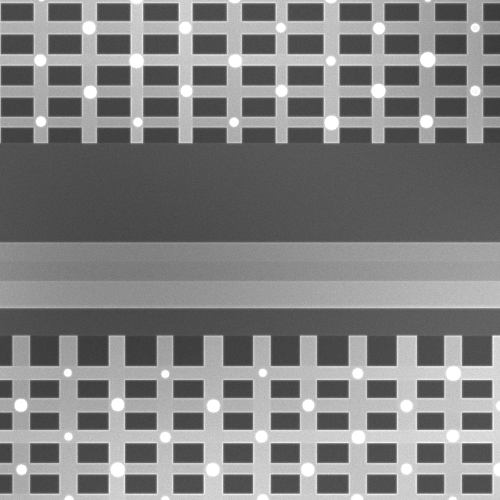
#> input picture dataset_sample/pair000_reference.png, 1000 x 1000 px (shown at 1/2 size)
$ python localize.py --reference dataset_sample/pair000_reference.png --search dataset_sample/pair001_reference.png
#> lines starting #> are read from the running program, lines starting #| are printed output that depends on the picture
#!/usr/bin/env python3
"""
Drift-Sense Localization Inference Script
=========================================
Finds where the (100x magnification) Reference pattern appears inside the
(10x magnification) Search image and prints the center (x, y) in search-image
pixel coordinates.

Usage
-----
    python localize.py --reference path/to/reference.png --search path/to/search.png
    python localize.py --reference ref.png --search search.png --with-confidence

Output: a single line "x y" on stdout (predicted center, sub-pixel floats).
With --with-confidence, a third number is appended: "x y confidence" -- the
winning site's normalized cross-correlation score, repeatable for a given
input pair. The default two-number output is unchanged unless this flag is
given.

Method (classical, no training required)
----------------------------------------
1. DENOISE      Both captures carry independent sensor noise; a mild Gaussian
                blur suppresses it while preserving the layout structure.
2. COARSE GRID  The nominal magnification ratio is 10x but the true scale and
                rotation are slightly off (stage/optics error). We grid-search
                template size (scale) and rotation, scoring each with
                normalized cross-correlation (NCC, TM_CCOEFF_NORMED).
3. FINE GRID    Refine scale/rotation around the coarse optimum.
4. PERIODICITY  In a periodic array many peaks are near-identical. We extract
   HANDLING     all peaks within a margin of the best score (non-max
                suppression) and, per the challenge rule, choose the candidate
                CLOSEST TO THE CENTER of the search image.
5. SUB-PIXEL    Quadratic (parabolic) fit on the NCC surface around the chosen
                peak gives sub-pixel localization.
"""

import argparse
import sys
import time

import cv2
import numpy as np

NOMINAL_SCALE_RATIO = 10.0     # SEM: reference is 100x, search is 10x
OPTICAL_SCALE_RATIO = 3.0      # optical: a diffraction-limited objective cannot
                               # deliver a 1 um reference field, so the optical
                               # reference/search pair is ~3x, not 10x
SEARCH_BLUR = 1.5              # denoising sigmas (in pixels)
TEMPLATE_BLUR = 1.0
PEAK_MARGIN = 0.001            # combined-score margin for true ambiguity
CANDIDATE_MARGIN = 0.025       # lattice-NCC margin for stage-2 candidates
PITCH_SIGMA = 8.0              # low-pass sigma > array pitch (px)
FP_CONFIDENT = 0.70            # min fp correlation to trust an override
FP_GAP = 0.03                  # min fp advantage over the lattice winner
FP_MAX_DEFICIT = 0.02          # max lattice deficit an override may have
NMS_RADIUS = 12                # px, suppress duplicate detections of one site


def load_image(path):
    """
    Load a capture as float32.

    SEM captures are single-channel electron images; optical-microscope captures
    are 3-channel RGB. Both are returned as-is rather than flattening colour to
    grey, because on an optical image the across-die film-thickness variation
    shows up largely as a HUE shift -- converting to luminance throws away the
    most discriminative part of the fingerprint. Every stage below
    (matchTemplate, Gaussian blur, affine warp, the fingerprint correlation)
    operates on 1- and 3-channel arrays alike, so the pipeline itself is
    modality-agnostic; OpenCV's normalised cross-correlation simply sums over
    channels.
    """
#> called with path = 'dataset_sample/pair000_reference.png'
    img = cv2.imread(path, cv2.IMREAD_UNCHANGED)
#> img is the input picture: shape (1000, 1000); min 48, max 255, mean 128.9
    if img is None:
        sys.exit(f"ERROR: cannot read image '{path}'")
    if img.ndim == 3 and img.shape[2] == 4:            # drop an alpha channel
        img = img[..., :3]
    return img.astype(np.float32)
#> call 2 of load_image, with path = 'dataset_sample/pair001_reference.png'
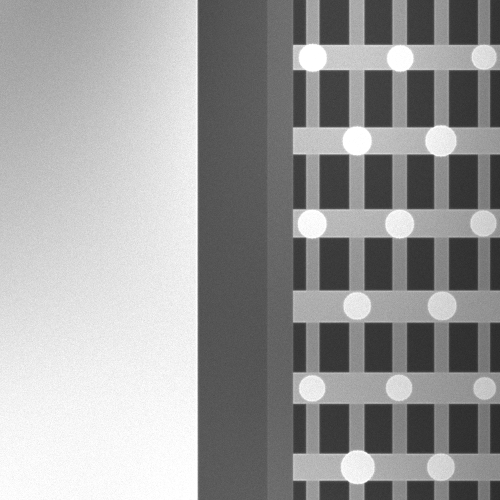
#> input picture dataset_sample/pair001_reference.png, 1000 x 1000 px (shown at 1/2 size)
#> in load_image, img is the input picture: shape (1000, 1000); min 34, max 255, mean 155.1


# kept for backwards compatibility with anything importing the old name
def load_gray(path):
    img = load_image(path)
    return img if img.ndim == 2 else cv2.cvtColor(img, cv2.COLOR_BGR2GRAY)


def make_template(ref, size, angle):
    """Shrink the reference to `size` px and rotate by `angle` degrees.
    Works for 1- and 3-channel references alike."""
    tpl = cv2.resize(ref, (size, size), interpolation=cv2.INTER_AREA)
    if angle != 0.0:
        M = cv2.getRotationMatrix2D((size / 2, size / 2), angle, 1.0)
        tpl = cv2.warpAffine(tpl, M, (size, size), borderMode=cv2.BORDER_REFLECT)
    return cv2.GaussianBlur(tpl, (0, 0), TEMPLATE_BLUR)


def best_of_config(search_f, ref, size, angle):
    tpl = make_template(ref, size, angle)
    res = cv2.matchTemplate(search_f, tpl, cv2.TM_CCOEFF_NORMED)
    _, mx, _, _ = cv2.minMaxLoc(res)
    return mx, res


def top_peaks(res, margin, nms_radius):
    """All local maxima within `margin` of the global max (greedy NMS)."""
    r = res.copy()
    _, best, _, _ = cv2.minMaxLoc(r)
    peaks = []
    while True:
        _, val, _, loc = cv2.minMaxLoc(r)
        if val < best - margin or len(peaks) >= 20:
            break
        peaks.append((loc[0], loc[1], val))
        x0, y0 = loc
        r[max(0, y0 - nms_radius):y0 + nms_radius + 1,
          max(0, x0 - nms_radius):x0 + nms_radius + 1] = -1.0
    return peaks


def subpixel(res, x, y):
    """Parabolic fit of the NCC surface around integer peak (x, y)."""
    h, w = res.shape
    if 0 < x < w - 1:
        d = (res[y, x - 1] - res[y, x + 1]) / (
            2 * (res[y, x - 1] - 2 * res[y, x] + res[y, x + 1]) + 1e-12)
        x = x + float(np.clip(d, -0.5, 0.5))
    if 0 < y < h - 1:
        d = (res[y - 1, x if isinstance(x, int) else int(round(x))] -
             res[y + 1, int(round(x))]) / (
            2 * (res[y - 1, int(round(x))] - 2 * res[int(round(y)), int(round(x))]
                 + res[y + 1, int(round(x))]) + 1e-12)
        y = y + float(np.clip(d, -0.5, 0.5))
    return x, y


def localize(reference, search, verbose=False, scale_ratio=None,
            with_confidence=False):
#> called with verbose = False, with_confidence = False
    t0 = time.time()
    search_f = cv2.GaussianBlur(search, (0, 0), SEARCH_BLUR)

    # The reference/search magnification pair differs between modalities: 10x for
    # SEM, ~3x for optical (an optical objective cannot deliver a 1 um reference
    # field). Rather than being told which, infer the footprint by scanning a
    # wide range of template sizes and letting correlation decide.
    ratio = OPTICAL_SCALE_RATIO if search.ndim == 3 else NOMINAL_SCALE_RATIO
#> ratio = 10
    if scale_ratio is not None:
        ratio = scale_ratio
    nominal = int(round(search.shape[0] / ratio))
#> nominal = 100

    # ---- coarse grid over scale x rotation -------------------------------
    # +/-3 steps of ~4% covers +/-12%, comfortably spanning the 9:1-11:1
    # scale-ratio robustness range the problem statement calls out (a
    # search image generated at scale_ratio=11 sits ~9% below nominal;
    # at scale_ratio=9, ~11% above) without being told the true ratio.
    step = max(2, int(round(nominal * 0.04)))
#> step = 4
    sizes = [nominal + d * step for d in (-3, -2, -1, 0, 1, 2, 3)]
#> sizes = [88, 92, 96, 100, 104, 108, 112]
    angles = [-2.0, -1.0, 0.0, 1.0, 2.0]
    best = (-2.0, None, None, None)                 # score, size, angle, res
    for s in sizes:
        for a in angles:
            score, res = best_of_config(search_f, reference, s, a)
            if score > best[0]:
                best = (score, s, a, res)
#> this loop made 7 passes
#> pass 1, in best_of_config, `res = cv2.matchTemplate(search_f, tpl, cv2.TM_CCOEFF_NORMED)`:
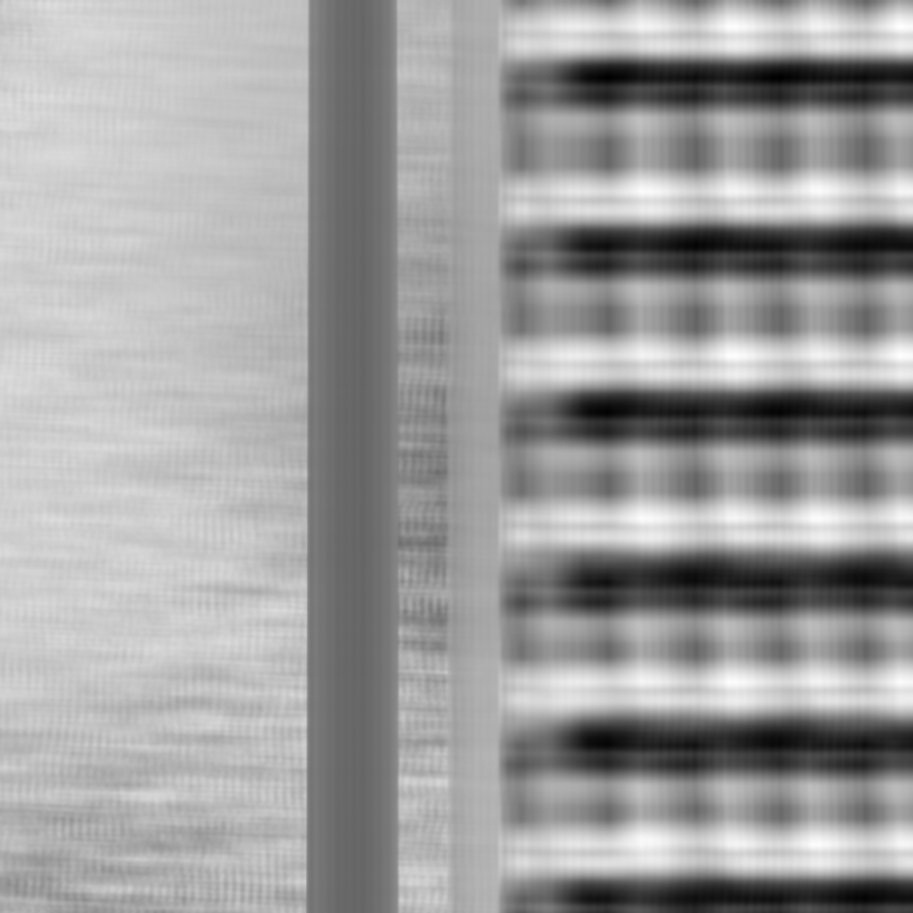
#> res: shape (913, 913) float32; min -0.518, max 0.449, mean 0.082; drawn with min black and max white

    # ---- fine grid around the coarse optimum -----------------------------
    s0, a0 = best[1], best[2]
#> s0 = 88; a0 = -2
    fine = max(1, step // 2)
#> fine = 2
    for s in range(s0 - 2 * fine, s0 + 2 * fine + 1, fine):
        for a in np.arange(a0 - 0.75, a0 + 0.76, 0.25):
            if s == s0 and abs(a - a0) < 1e-9:
                continue
            score, res = best_of_config(search_f, reference, s, float(a))
            if score > best[0]:
                best = (score, s, float(a), res)
#> this loop made 5 passes
#> pass 1, in best_of_config (call 36), `tpl = make_template(ref, size, angle)`:
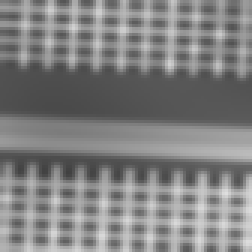
#> tpl: shape (84, 84) float32 (shown 3 times larger); min 65.85, max 222.1, mean 129.5

    score, size, angle, res = best
#> res: shape (917, 917) float32
#> score = 0.458; size = 84; angle = -2.5

    # ---- stage 2: periodicity-suppressed verification ---------------------
    # The lattice dominates the NCC, so under heavy noise a wrong period can
    # outscore the true site. The discriminative "fingerprint" (per-cell CD /
    # via-size variation, defects) is a LOW-FREQUENCY brightness modulation:
    # low-pass filtering below the array pitch removes the periodic lattice
    # and leaves only the fingerprint. We re-score every candidate peak with
    # this fingerprint NCC and combine the two scores.
    cand = top_peaks(res, CANDIDATE_MARGIN, NMS_RADIUS)
#> in top_peaks, `_, best, _, _ = cv2.minMaxLoc(r)`: best = 0.458
#> the loop in top_peaks, `while True:` made 16 passes
#> (val, x0, y0) on passes 1 to 12: (0.458, 730, 358), (0.456, 730, 29), (0.456, 901, 29), (0.455, 901, 358), (0.454, 814, 846), (0.452, 730, 684), (0.449, 814, 521), (0.444, 644, 521), (0.443, 644, 194), (0.443, 814, 192), (0.439, 901, 684), (0.437, 743, 358)
#> (val, loc) on pass 16: (0.431, (644, 843))
#> after the loop in top_peaks, `while True:`:
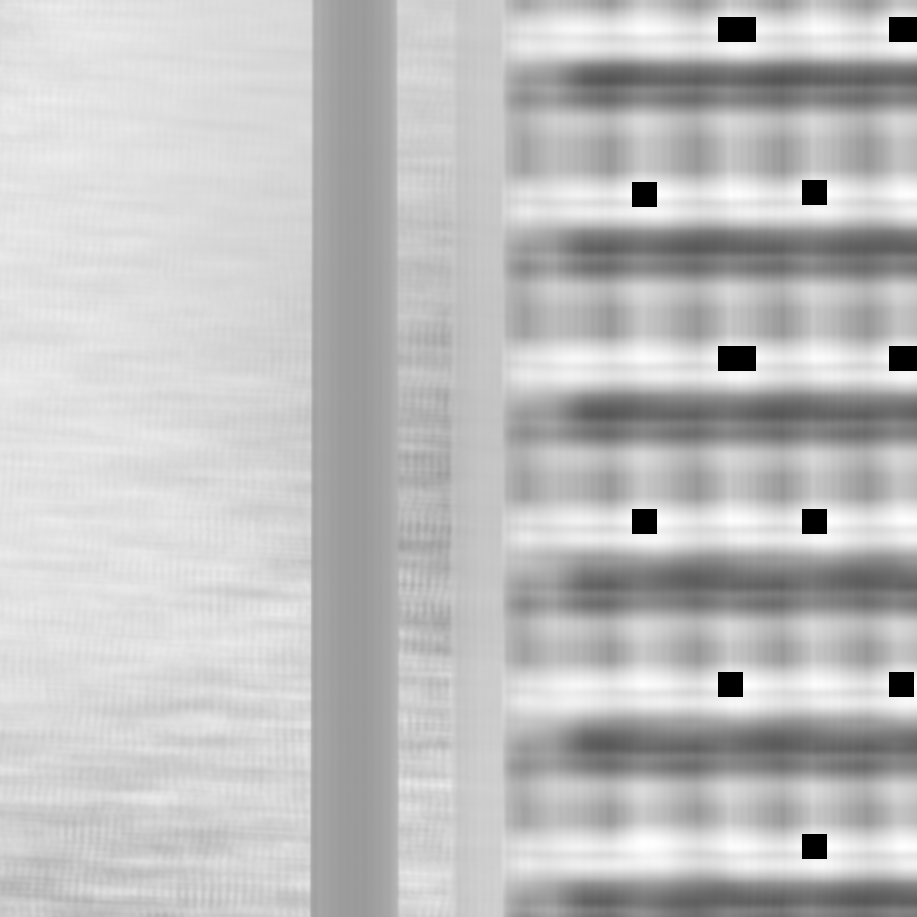
#> r: shape (917, 917) float32; min -1, max 0.431, mean 0.071; drawn with min black and max white
#> after the loop in top_peaks, `while True:`: peaks = 15 items, first 6: (730, 358, 0.458), (730, 29, 0.456), (901, 29, 0.456), (901, 358, 0.455), (814, 846, 0.454), (730, 684, 0.452)
#> cand has the same summary as peaks in top_peaks
    sea_lp = cv2.GaussianBlur(search, (0, 0), PITCH_SIGMA)
    tpl_lp = cv2.GaussianBlur(make_template(reference, size, angle),
                              (0, 0), PITCH_SIGMA)
    t = tpl_lp - tpl_lp.mean()
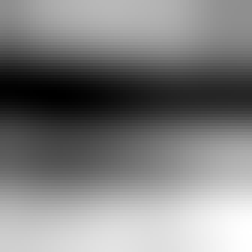
#> t: shape (84, 84) float32 (shown 3 times larger); min -36.7, max 36.63, mean 0; drawn with min black and max white
    tn = t / (np.linalg.norm(t) + 1e-9)

    scored = []
    for px, py, pv in cand:
        patch = sea_lp[py:py + size, px:px + size]
        if patch.shape != tpl_lp.shape:                # partial window at border
            continue
        p = patch - patch.mean()
        fp = float((p / (np.linalg.norm(p) + 1e-9) * tn).sum())
        scored.append({"x": px, "y": py, "pv": pv, "fp": fp})
#> this loop made 15 passes
#> (px, py, pv, fp) on passes 1 to 12: (730, 358, 0.458, 0.738), (730, 29, 0.456, 0.735), (901, 29, 0.456, 0.749), (901, 358, 0.455, 0.747), (814, 846, 0.454, 0.733), (730, 684, 0.452, 0.734), (814, 521, 0.449, 0.731), (644, 521, 0.444, 0.73), (644, 194, 0.443, 0.728), (814, 192, 0.443, 0.734), (901, 684, 0.439, 0.737), (743, 358, 0.437, 0.73)
#> pass 1, in localize, `p = patch - patch.mean()`:
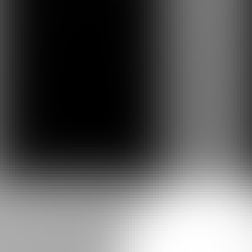
#> p: shape (84, 84) float32 (shown 3 times larger); min -63.66, max 114.5, mean 0; drawn with min black and max white
#> after the loop:
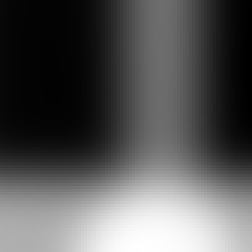
#> p: shape (84, 84) float32 (shown 3 times larger); min -53.41, max 102.9, mean 0; drawn with min black and max white
#> after the loop, scored = 15 items
    if not scored:                                  # degenerate fallback
        scored = [{"x": p[0], "y": p[1], "pv": p[2], "fp": 0.0} for p in cand]

    # Default winner: the lattice-NCC maximum (correct in the vast majority
    # of cases). The fingerprint may OVERRIDE it only on strong evidence:
    #   (a) the fp winner's fingerprint correlation is itself high (a real
    #       "lock", not low-frequency noise),
    #   (b) it beats the lattice winner's fingerprint by a wide gap, and
    #   (c) its lattice deficit is small (it was a plausible match anyway).
    # This rescues period-jump failures without demoting confident wins.
    lat_w = max(scored, key=lambda s: s["pv"])
#> lat_w = {'x': 730, 'y': 358, 'pv': 0.458, 'fp': 0.738}
    fp_w = max(scored, key=lambda s: s["fp"])
#> fp_w = {'x': 901, 'y': 29, 'pv': 0.456, 'fp': 0.749}
    winner = lat_w
#> winner = {'x': 730, 'y': 358, 'pv': 0.458, 'fp': 0.738}
    if (fp_w is not lat_w
            and fp_w["fp"] >= FP_CONFIDENT
            and fp_w["fp"] - lat_w["fp"] >= FP_GAP
            and lat_w["pv"] - fp_w["pv"] <= FP_MAX_DEFICIT):
        winner = fp_w

    # ---- residual ambiguity: nearest-to-center rule ------------------------
    # Candidates statistically indistinguishable from the winner (both scores
    # within noise) -> per the challenge rule, take the one closest to the
    # center of the search image.
    ambiguous = [s for s in scored
                 if abs(s["pv"] - winner["pv"]) <= PEAK_MARGIN
                 and abs(s["fp"] - winner["fp"]) <= 0.05]
#> ambiguous = 1 item
    ctr = (search.shape[1] / 2.0, search.shape[0] / 2.0)
#> ctr = (500, 500)
    chosen = min(
        ambiguous,
        key=lambda s: np.hypot(s["x"] + size / 2 - ctr[0],
                               s["y"] + size / 2 - ctr[1]))
#> chosen = {'x': 730, 'y': 358, 'pv': 0.458, 'fp': 0.738}
    px, py = chosen["x"], chosen["y"]
#> px = 730; py = 358

    # ---- sub-pixel refinement ---------------------------------------------
    sx, sy = subpixel(res, px, py)
#> in subpixel, `d = (res[y, x - 1] - res[y, x + 1]) / ( 2 * (res[y, x - 1] - 2 * res[y..`: d = 0.452
#> in subpixel, `x = x + float(np.clip(d, -0.5, 0.5))`: x = 730.5
#> in subpixel, `d = (res[y - 1, x if isinstance(x, int) else int(round(x))] - res[y + ..`: d = -0.111
#> in subpixel, `y = y + float(np.clip(d, -0.5, 0.5))`: y = 357.9
#> sx = 730.5; sy = 357.9
    cx, cy = sx + size / 2.0, sy + size / 2.0
#> cx = 772.5; cy = 399.9

    # Repeatable confidence for the site actually returned: the chosen
    # candidate's own lattice NCC score (TM_CCOEFF_NORMED, nominally in
    # [-1, 1], typically 0.4-1.0 for a correct lock). This is deliberately
    # `chosen["pv"]`, not the raw grid-search `score` above -- the two
    # usually coincide, but on a fingerprint override or a genuine
    # nearest-to-center tie-break the final site differs from the coarse/fine
    # grid's naive best, and `score` would then describe a site that was not
    # the one actually reported.
    confidence = float(chosen["pv"])
#> confidence = 0.458

    if verbose:
        print(f"# grid_best_score={score:.4f} size={size}px angle={angle:+.2f}deg "
              f"candidates={len(cand)} chosen_confidence={confidence:.4f} "
              f"time={time.time() - t0:.2f}s", file=sys.stderr)
    if with_confidence:
        return cx, cy, confidence
    return cx, cy


def main():
    ap = argparse.ArgumentParser(description="Drift-Sense localization inference")
    ap.add_argument("--reference", required=True, help="path to reference image")
    ap.add_argument("--search", required=True, help="path to search image")
    ap.add_argument("--verbose", action="store_true")
    ap.add_argument("--scale-ratio", type=float, default=None,
                    help="override the reference/search magnification ratio "
                         "(default: 10 for SEM, 3 for 3-channel optical)")
    ap.add_argument("--with-confidence", action="store_true",
                    help="also print a third number: the winning site's "
                         "normalized cross-correlation score (TM_CCOEFF_NORMED, "
                         "roughly [-1, 1], repeatable for a given input pair) as "
                         "a confidence value. Does not change the default "
                         "two-number 'x y' output -- only adds a third number "
                         "when this flag is given.")
    args = ap.parse_args()

    ref = load_image(args.reference)
    sea = load_image(args.search)
    if (ref.ndim == 3) != (sea.ndim == 3):
        sys.exit("ERROR: reference and search must be the same modality "
                 "(both 1-channel SEM or both 3-channel optical)")
    if args.with_confidence:
        cx, cy, conf = localize(ref, sea, verbose=args.verbose,
                                scale_ratio=args.scale_ratio,
                                with_confidence=True)
        print(f"{cx:.2f} {cy:.2f} {conf:.4f}")
    else:
        cx, cy = localize(ref, sea, verbose=args.verbose,
                          scale_ratio=args.scale_ratio)
#> cx = 772.5; cy = 399.9
        print(f"{cx:.2f} {cy:.2f}")
#| 772.45 399.89


if __name__ == "__main__":
    main()
